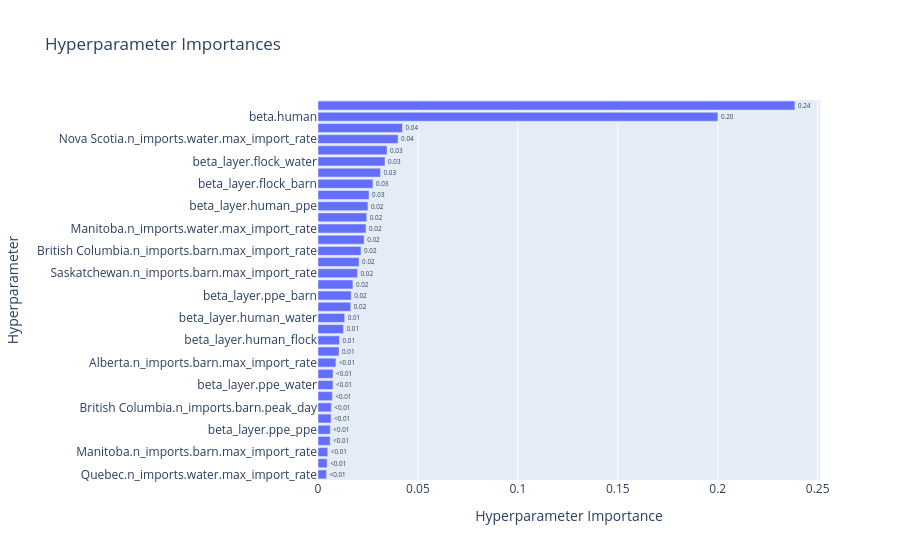

Notebook code for this chart:
### Code cell
op.visualization.plot_param_importances(study).show()

### Figure 1 — Plotly figure (JSON) as saved in the notebook; plotly's stock layout.template omitted (floating-point values rounded to 4 significant figures)
{"data": [{"cliponaxis": false, "hovertemplate": ["Quebec.n_imports.water.max_import_rate (FloatDistribution): 0.004290070784399454<extra></extra>", "Nova Scotia.n_imports.barn.max_import_rate (FloatDistribution): 0.004565576230460881<extra></extra>", "Manitoba.n_imports.barn.max_import_rate (FloatDistribution): 0.004895847039560746<extra></extra>", "Alberta.n_imports.water.max_import_rate (FloatDistribution): 0.006086375164483563<extra></extra>", "beta_layer.ppe_ppe (FloatDistribution): 0.006140670567246365<extra></extra>", "beta_layer.transient (FloatDistribution): 0.00656620238579586<extra></extra>", "British Columbia.n_imports.barn.peak_day (FloatDistribution): 0.006667579759633874<extra></extra>", "Saskatchewan.n_imports.water.max_import_rate (FloatDistribution): 0.007182410712332927<extra></extra>", "beta_layer.ppe_water (FloatDistribution): 0.007521260947729779<extra></extra>", "beta_layer.ppe_flock (FloatDistribution): 0.007534533585925351<extra></extra>", "Alberta.n_imports.barn.max_import_rate (FloatDistribution): 0.008957646338362244<extra></extra>", "beta_layer.human_barn (FloatDistribution): 0.01053377871318057<extra></extra>", "beta_layer.human_flock (FloatDistribution): 0.01076772148073257<extra></extra>", "Quebec.n_imports.barn.peak_day (FloatDistribution): 0.012753606593894637<extra></extra>", "beta_layer.human_water (FloatDistribution): 0.01335257610017045<extra></extra>", "Alberta.n_imports.barn.peak_day (FloatDistribution): 0.016378835633429418<extra></extra>", "beta_layer.ppe_barn (FloatDistribution): 0.016575193321808006<extra></extra>", "Quebec.n_imports.barn.max_import_rate (FloatDistribution): 0.017478851492287745<extra></extra>", "Saskatchewan.n_imports.barn.max_import_rate (FloatDistribution): 0.01975917634318862<extra></extra>", "Ontario.n_imports.water.max_import_rate (FloatDistribution): 0.020556858927504786<extra></extra>", "British Columbia.n_imports.barn.max_import_rate (FloatDistribution): 0.021527197098898828<extra></extra>", "Saskatchewan.n_imports.barn.peak_day (FloatDistribution): 0.023069921072654518<extra></extra>", "Manitoba.n_imports.water.max_import_rate (FloatDistribution): 0.024029562199882382<extra></extra>", "British Columbia.n_imports.water.max_import_rate (FloatDistribution): 0.02438543004187915<extra></extra>", "beta_layer.human_ppe (FloatDistribution): 0.024974475275375854<extra></extra>", "Ontario.n_imports.barn.max_import_rate (FloatDistribution): 0.025554583588724266<extra></extra>", "beta_layer.flock_barn (FloatDistribution): 0.027492881185901073<extra></extra>", "Manitoba.n_imports.barn.peak_day (FloatDistribution): 0.03128425087684955<extra></extra>", "beta_layer.flock_water (FloatDistribution): 0.03351642269020012<extra></extra>", "Ontario.n_imports.barn.peak_day (FloatDistribution): 0.034535883080044204<extra></extra>", "Nova Scotia.n_imports.water.max_import_rate (FloatDistribution): 0.04007887372095576<extra></extra>", "Nova Scotia.n_imports.barn.peak_day (FloatDistribution): 0.042288415559523757<extra></extra>", "beta.human (FloatDistribution): 0.20008954396845427<extra></extra>", "beta_layer.barn_water (FloatDistribution): 0.23860778751852837<extra></extra>"], "name": "Objective Value", "orientation": "h", "text": ["<0.01", "<0.01", "<0.01", "<0.01", "<0.01", "<0.01", "<0.01", "<0.01", "<0.01", "<0.01", "<0.01", "0.01", "0.01", "0.01", "0.01", "0.02", "0.02", "0.02", "0.02", "0.02", "0.02", "0.02", "0.02", "0.02", "0.02", "0.03", "0.03", "0.03", "0.03", "0.03", "0.04", "0.04", "0.20", "0.24"], "textposition": "outside", "type": "bar", "x": [0.00429, 0.004566, 0.004896, 0.006086, 0.006141, 0.006566, 0.006668, 0.007182, 0.007521, 0.007535, 0.008958, 0.01053, 0.01077, 0.01275, 0.01335, 0.01638, 0.01658, 0.01748, 0.01976, 0.02056, 0.02153, 0.02307, 0.02403, 0.02439, 0.02497, 0.02555, 0.02749, 0.03128, 0.03352, 0.03454, 0.04008, 0.04229, 0.2001, 0.2386], "y": ["Quebec.n_imports.water.max_import_rate", "Nova Scotia.n_imports.barn.max_import_rate", "Manitoba.n_imports.barn.max_import_rate", "Alberta.n_imports.water.max_import_rate", "beta_layer.ppe_ppe", "beta_layer.transient", "British Columbia.n_imports.barn.peak_day", "Saskatchewan.n_imports.water.max_import_rate", "beta_layer.ppe_water", "beta_layer.ppe_flock", "Alberta.n_imports.barn.max_import_rate", "beta_layer.human_barn", "beta_layer.human_flock", "Quebec.n_imports.barn.peak_day", "beta_layer.human_water", "Alberta.n_imports.barn.peak_day", "beta_layer.ppe_barn", "Quebec.n_imports.barn.max_import_rate", "Saskatchewan.n_imports.barn.max_import_rate", "Ontario.n_imports.water.max_import_rate", "British Columbia.n_imports.barn.max_import_rate", "Saskatchewan.n_imports.barn.peak_day", "Manitoba.n_imports.water.max_import_rate", "British Columbia.n_imports.water.max_import_rate", "beta_layer.human_ppe", "Ontario.n_imports.barn.max_import_rate", "beta_layer.flock_barn", "Manitoba.n_imports.barn.peak_day", "beta_layer.flock_water", "Ontario.n_imports.barn.peak_day", "Nova Scotia.n_imports.water.max_import_rate", "Nova Scotia.n_imports.barn.peak_day", "beta.human", "beta_layer.barn_water"]}], "layout": {"title": {"text": "Hyperparameter Importances"}, "xaxis": {"title": {"text": "Hyperparameter Importance"}}, "yaxis": {"title": {"text": "Hyperparameter"}}}}
